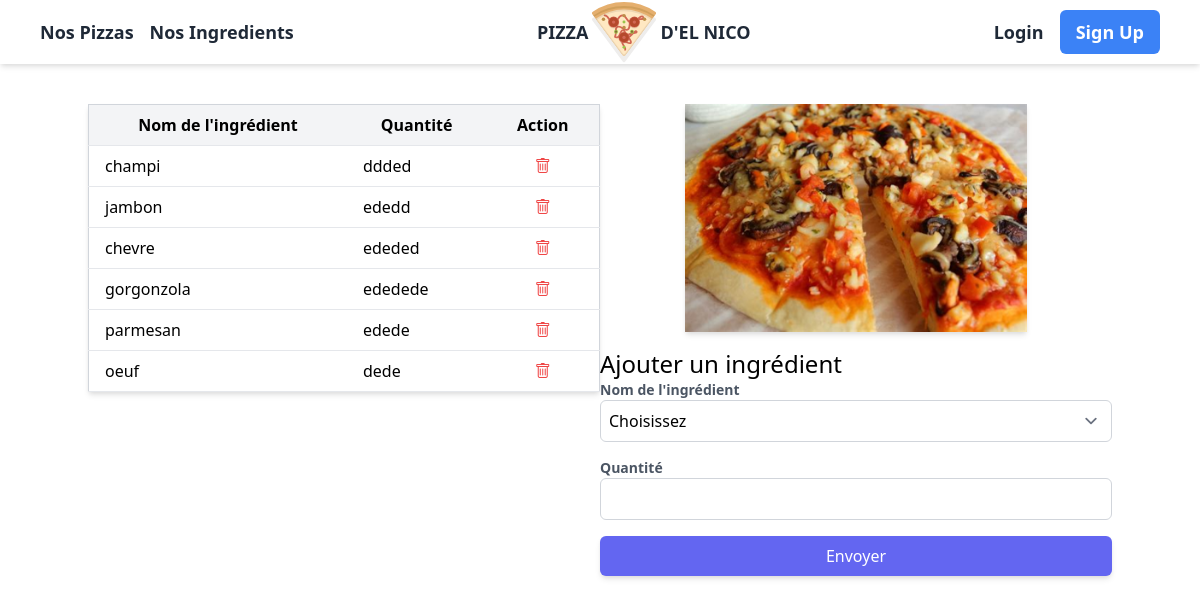
Page /pizzas/7/ on the committed database.
### webpizza/models.py (models this page shows, shortened)
class Ingredient(models.Model):
    idIngredient = models.AutoField(primary_key=True)
    nomIngredient = models.CharField(max_length=50, verbose_name='nom de l\'ingrédient')
    imageIng = models.ImageField(upload_to='images/', null=True, blank=True)

class Composition(models.Model):
    class Meta:
        unique_together = ('ingredient', 'pizza')
    idComposition = models.AutoField(primary_key=True)
    ingredient = models.ForeignKey(Ingredient, on_delete=models.CASCADE)
    pizza = models.ForeignKey(Pizza, on_delete=models.CASCADE)
    quantity = models.CharField(max_length=100, verbose_name='quantité de l\'ingrédient')

class Pizza(models.Model):
    idPizza = models.AutoField(primary_key=True)
    nomPizza = models.CharField(max_length=50, verbose_name='nom de la pizza')
    prix = models.DecimalField(max_digits=50, decimal_places=2, verbose_name='prix de la pizza')
    imagePizza = models.ImageField(upload_to='images/', null=True, blank=True)

### webpizza/views/Pizza.py (the view)
# urls.py: path('pizzas/<int:pizza_id>/', PizzaView.pizza),
    @staticmethod
    def pizza(request, pizza_id):
        if request.POST: PizzaView.addIngredient(request, pizza_id)
        laPizza = Pizza.objects.get(idPizza=pizza_id)
        IngredientsOfPiz = Composition.objects.filter(pizza_id=laPizza)
        Ingredients = Ingredient.objects.exclude(idIngredient__in=IngredientsOfPiz.values_list('ingredient_id'))
        IngredientsOfPizza = [
            {'nom': compo.ingredient.nomIngredient, 'quantity': compo.quantity} for compo in IngredientsOfPiz
        ]
        return render(
            request,
            'applipizza/pizza.html',
            {
                'pizza': laPizza,
                'ingredients': IngredientsOfPizza,
                'IngredientsM': Ingredients,
            }
        )

### templates/applipizza/pizza.html (shortened to what this page needs)
{% extends 'applipizza/base.html' %}
{% block main %}
<div class="container mx-auto flex justify-between my-10">
    <div class="w-1/2">
        {% if ingredients %}
            <table class="min-w-full bg-white border border-gray-300 shadow-md">
                <thead>
                    <tr class="bg-gray-100">
                        <th class="py-2 px-4 border-b">Nom de l'ingrédient</th>
                        <th class="py-2 px-4 border-b">Quantité</th>
                        <th class="py-2 px-4 border-b">Action</th>
                    </tr>
                </thead>
                <tbody>
                    {% for ingredient in ingredients %}
                        <tr>
                            <td class="py-2 px-4 border-b">{{ ingredient.nom }}</td>
                            <td class="py-2 px-4 border-b">{{ ingredient.quantity }}</td>
                            <td class="py-2 px-4 border-b text-center">
                                <form enctype="multipart/form-data" action="deleteIngredient" method="post">
                                    <button type="submit" class="text-red-500 hover:text-red-600">
                                        <i class="bi bi-trash"></i>
                                    </button>
                                </form>
                            </td>
                        </tr>
                    {% endfor %}
                </tbody>
            </table>
        {% endif %}
    </div>
    <div class="w-1/2">
        <div class="flex justify-center items-center mb-4">
            <img src="{{ MEDIA_URL }}{{ pizza.imagePizza }}" alt="{{ pizza.nom }}" class="w-2/3 h-auto object-cover shadow-md">
        </div>
        <div class="w-full">
            <h2 class="text-2xl">Ajouter un ingrédient</h2>
            <div class="mb-4">
                <form action="#" method="post">
                    <label for="ingredient_id" class="block text-sm font-semibold text-gray-600">Nom de l'ingrédient</label>
                    <select class="w-full p-2 border border-gray-300 rounded-md focus:outline-none focus:border-indigo-500" name="ingredient" required id="ingredient_id">
                        <option selected disabled>Choisissez</option>
                    </select>
                </div>
                <div class="mb-4">
                    <label for="quantity" class="block text-sm font-semibold text-gray-600">Quantité</label>
                    <input type="text" class="w-full p-2 border border-gray-300 rounded-md focus:outline-none focus:border-indigo-500" name="quantity" maxlength="50" required id="quantity">
                </div>
                <button type="submit" class="w-full bg-indigo-500 text-white p-2 rounded-md hover:bg-indigo-600 shadow-md">
                    Envoyer
                </button>
        </div>
    </div>
</div>
{% endblock %}

### rows in the picture
Ingredient: nom "champi"
Composition: quantity "ddded"
Ingredient: nom "jambon"
Composition: quantity "ededd"
Ingredient: nom "chevre"
Composition: quantity "ededed"
Ingredient: nom "gorgonzola"
Composition: quantity "ededede"
Ingredient: nom "parmesan"
Composition: quantity "edede"
Ingredient: nom "oeuf"
Composition: quantity "dede"
Pizza: imagePizza (picture)
